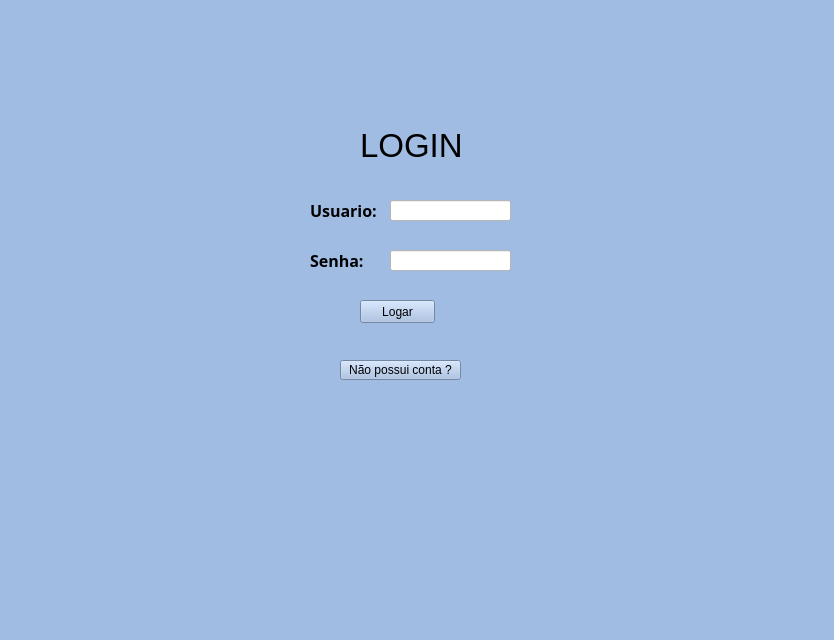
<?xml version="1.0" encoding="UTF-8"?>
<ui version="4.0">
 <class>MainWindow</class>
 <widget class="QMainWindow" name="MainWindow">
  <property name="geometry">
   <rect>
    <x>0</x>
    <y>0</y>
    <width>834</width>
    <height>640</height>
   </rect>
  </property>
  <property name="windowTitle">
   <string>MainWindow</string>
  </property>
  <property name="styleSheet">
   <string notr="true">background-color: rgb(161, 188, 227);</string>
  </property>
  <widget class="QWidget" name="centralwidget">
   <widget class="QLabel" name="label">
    <property name="geometry">
     <rect>
      <x>360</x>
      <y>120</y>
      <width>101</width>
      <height>51</height>
     </rect>
    </property>
    <property name="font">
     <font>
      <pointsize>25</pointsize>
     </font>
    </property>
    <property name="text">
     <string>LOGIN</string>
    </property>
   </widget>
   <widget class="QLabel" name="Produto">
    <property name="enabled">
     <bool>true</bool>
    </property>
    <property name="geometry">
     <rect>
      <x>310</x>
      <y>200</y>
      <width>81</width>
      <height>21</height>
     </rect>
    </property>
    <property name="font">
     <font>
      <family>Gotham</family>
      <pointsize>12</pointsize>
      <weight>75</weight>
      <italic>false</italic>
      <bold>true</bold>
     </font>
    </property>
    <property name="statusTip">
     <string/>
    </property>
    <property name="autoFillBackground">
     <bool>false</bool>
    </property>
    <property name="styleSheet">
     <string notr="true">color: rgb(0, 0, 0);
</string>
    </property>
    <property name="text">
     <string>Usuario:</string>
    </property>
    <property name="textFormat">
     <enum>Qt::AutoText</enum>
    </property>
   </widget>
   <widget class="QLabel" name="Produto_2">
    <property name="enabled">
     <bool>true</bool>
    </property>
    <property name="geometry">
     <rect>
      <x>310</x>
      <y>250</y>
      <width>141</width>
      <height>21</height>
     </rect>
    </property>
    <property name="font">
     <font>
      <family>Gotham</family>
      <pointsize>12</pointsize>
      <weight>75</weight>
      <italic>false</italic>
      <bold>true</bold>
     </font>
    </property>
    <property name="statusTip">
     <string/>
    </property>
    <property name="autoFillBackground">
     <bool>false</bool>
    </property>
    <property name="styleSheet">
     <string notr="true">color: rgb(0, 0, 0);
</string>
    </property>
    <property name="text">
     <string>Senha:</string>
    </property>
    <property name="textFormat">
     <enum>Qt::AutoText</enum>
    </property>
   </widget>
   <widget class="QLineEdit" name="usuario">
    <property name="geometry">
     <rect>
      <x>390</x>
      <y>200</y>
      <width>121</width>
      <height>21</height>
     </rect>
    </property>
    <property name="styleSheet">
     <string notr="true">background-color: rgb(255, 255, 255);</string>
    </property>
   </widget>
   <widget class="QLineEdit" name="senha">
    <property name="geometry">
     <rect>
      <x>390</x>
      <y>250</y>
      <width>121</width>
      <height>21</height>
     </rect>
    </property>
    <property name="styleSheet">
     <string notr="true">background-color: rgb(255, 255, 255);</string>
    </property>
    <property name="echoMode">
     <enum>QLineEdit::Password</enum>
    </property>
   </widget>
   <widget class="QPushButton" name="logar">
    <property name="geometry">
     <rect>
      <x>360</x>
      <y>300</y>
      <width>75</width>
      <height>23</height>
     </rect>
    </property>
    <property name="text">
     <string>Logar</string>
    </property>
   </widget>
   <widget class="QPushButton" name="semconta">
    <property name="geometry">
     <rect>
      <x>340</x>
      <y>360</y>
      <width>121</width>
      <height>20</height>
     </rect>
    </property>
    <property name="text">
     <string>Não possui conta ?</string>
    </property>
   </widget>
   <widget class="QLabel" name="dados">
    <property name="geometry">
     <rect>
      <x>350</x>
      <y>280</y>
      <width>131</width>
      <height>20</height>
     </rect>
    </property>
    <property name="styleSheet">
     <string notr="true">color: rgb(250, 0, 0);</string>
    </property>
    <property name="text">
     <string/>
    </property>
   </widget>
  </widget>
  <widget class="QMenuBar" name="menubar">
   <property name="geometry">
    <rect>
     <x>0</x>
     <y>0</y>
     <width>834</width>
     <height>21</height>
    </rect>
   </property>
  </widget>
  <widget class="QStatusBar" name="statusbar"/>
 </widget>
 <resources/>
 <connections/>
</ui>
